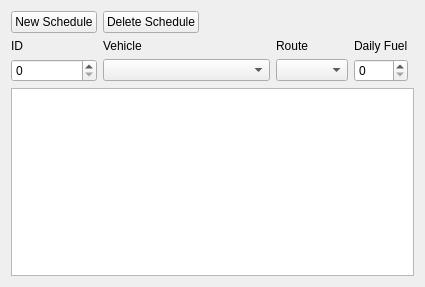
<?xml version="1.0" encoding="UTF-8"?>
<ui version="4.0">
 <class>ScheduleTab</class>
 <widget class="QWidget" name="ScheduleTab">
  <property name="geometry">
   <rect>
    <x>0</x>
    <y>0</y>
    <width>425</width>
    <height>287</height>
   </rect>
  </property>
  <property name="windowTitle">
   <string>Schedules</string>
  </property>
  <layout class="QGridLayout" name="gridLayout">
   <item row="2" column="3">
    <widget class="QComboBox" name="mRouteIdCombo"/>
   </item>
   <item row="1" column="0">
    <widget class="QLabel" name="mIdLabel">
     <property name="text">
      <string>ID</string>
     </property>
    </widget>
   </item>
   <item row="0" column="1">
    <widget class="QPushButton" name="mDelScheduleBtn">
     <property name="text">
      <string>Delete Schedule</string>
     </property>
    </widget>
   </item>
   <item row="0" column="2">
    <spacer name="horizontalSpacer">
     <property name="orientation">
      <enum>Qt::Horizontal</enum>
     </property>
     <property name="sizeHint" stdset="0">
      <size>
       <width>40</width>
       <height>20</height>
      </size>
     </property>
    </spacer>
   </item>
   <item row="0" column="0">
    <widget class="QPushButton" name="mNewScheduleBtn">
     <property name="text">
      <string>New Schedule</string>
     </property>
    </widget>
   </item>
   <item row="3" column="0" colspan="6">
    <widget class="QTableWidget" name="mScheduleTableWidget"/>
   </item>
   <item row="1" column="3">
    <widget class="QLabel" name="mRouteIdLabel">
     <property name="text">
      <string>Route</string>
     </property>
    </widget>
   </item>
   <item row="2" column="1" colspan="2">
    <widget class="QComboBox" name="mVehicleIdCombo"/>
   </item>
   <item row="1" column="1" colspan="2">
    <widget class="QLabel" name="mVehicleIdLabel">
     <property name="text">
      <string>Vehicle</string>
     </property>
    </widget>
   </item>
   <item row="2" column="0">
    <widget class="QSpinBox" name="mIdSb"/>
   </item>
   <item row="1" column="4">
    <widget class="QLabel" name="mDailyFuelLabel">
     <property name="text">
      <string>Daily Fuel</string>
     </property>
    </widget>
   </item>
   <item row="2" column="4">
    <widget class="QSpinBox" name="mDailyFuelSb">
     <property name="suffix">
      <string/>
     </property>
    </widget>
   </item>
  </layout>
 </widget>
 <resources/>
 <connections/>
</ui>
